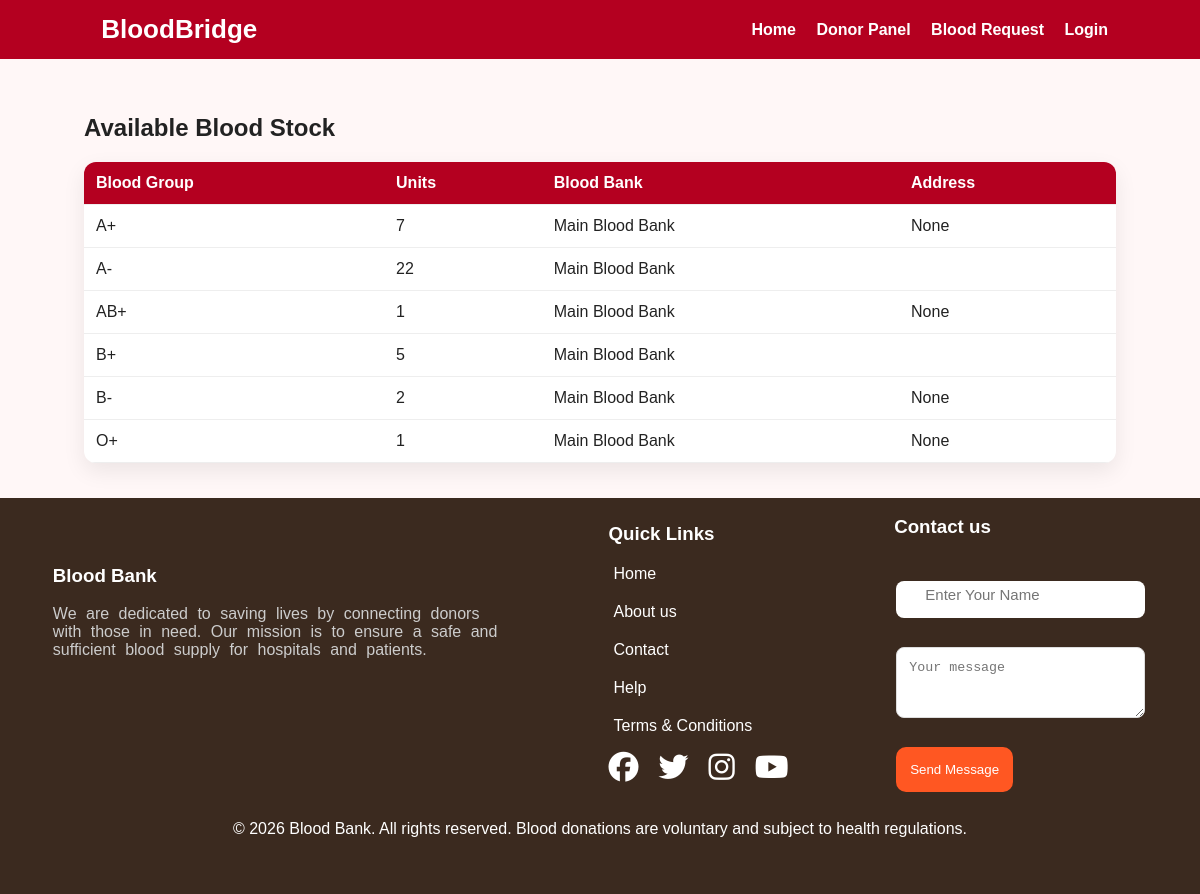
Screenshot of /bloodstock/ with the database file from the repository.
### core/models.py (models this page shows, shortened)
class BloodStock(models.Model):
    bankname = models.CharField(max_length=150, default='Main Blood Bank')
    address = models.TextField(blank=True, null=True)
    bloodgroup = models.CharField(max_length=5, choices=BLOOD_GROUPS, unique=True)
    units = models.PositiveIntegerField(default=0)

### core/views.py (the view)
# urls.py: path('bloodstock/', views.bloodstock, name='bloodstock'),
def bloodstock(request):
    return render(request, 'bloodstock.html', {'stocks': BloodStock.objects.all().order_by('bloodgroup')})

### templates/bloodstock.html
{% extends 'base.html' %}{% block content %}<div class="container"><h2>Available Blood Stock</h2><table><tr><th>Blood Group</th><th>Units</th><th>Blood Bank</th><th>Address</th></tr>{% for s in stocks %}<tr><td>{{ s.bloodgroup }}</td><td>{{ s.units }}</td><td>{{ s.bankname }}</td><td>{{ s.address }}</td></tr>{% empty %}<tr><td colspan="4">No stock available.</td></tr>{% endfor %}</table></div>{% endblock %}

### templates/base.html (shortened to what this page needs)
{% load static %}
<!DOCTYPE html><html>
<head>
<link rel="stylesheet" href="{% static 'css/style.css' %}">
    <link rel="stylesheet" href="https://cdn.jsdelivr.net/npm/bootstrap-icons@1.13.1/font/bootstrap-icons.min.css">
<link rel="stylesheet" href="https://cdnjs.cloudflare.com/ajax/libs/font-awesome/6.5.0/css/all.min.css">
</head>
<body>
<div class="navbar">
<div class="brand">
BloodBridge
</div>
<div class="nav">
{% if request.session.user_id %}
    {% if request.session.role == "admin" %}
              <a href="{% url 'donordashboard' %}">Donor Dashboard</a>
               <a href="{% url 'patientdashboard' %}">Patient Dashboard</a>
             <a class="text-white text-decoration-none px-3" href="{% url 'admindashboard' %}"> Admin Dashboard</a>
            <a  class="text-white text-decoration-none px-3" href="{% url 'bloodstock' %}">Stock</a>
            <a class="text-white text-decoration-none px-3" href="{% url 'logout' %}">Logout</a>
    {% elif request.session.role == "donor" %}
        <a href="{% url 'home' %}">Home</a>
        <a href="{% url 'contact' %}">Contact</a>
        <a href="{% url 'bloodcamp' %}">Blood Connect</a>
        <a href="{% url 'feedback' %}">Feedback</a>
        <a href="{% url 'gallery' %}">Gallery</a>
        <a href="{% url 'donordashboard' %}">Donor Dashboard</a>
        <a href="{% url 'logout' %}">Logout</a>
    {% elif request.session.role == "patient" %}
        <a href="{% url 'home' %}">Home</a>
        <a href="{% url 'contact' %}">Contact</a>
        <a href="{% url 'bloodcamp' %}">Blood Connect</a>
        <a href="{% url 'feedback' %}">Feedback</a>
        <a href="{% url 'gallery' %}">Gallery</a>
        <a href="{% url 'patientdashboard' %}">Patient Dashboard</a>
        <a href="{% url 'logout' %}">Logout</a>
    {% else %}
        <a href="{% url 'logout' %}">Logout</a>
    {% endif %}
{% else %}
    <a class="text-white text-decoration-none px-3" href="{% url 'home' %}">Home</a>
    <a class="text-white text-decoration-none px-3" href="{% url 'donor_login' %}">Donor Panel</a>
    <a class="text-white text-decoration-none px-3" href="{% url 'patient_login' %}">Blood Request</a>
    <a class="text-white text-decoration-none px-3" href="{% url 'admin_login' %}">Login</a>
{% endif %}
</div>
</div>
{% block content %}
{% endblock %}
    <footer class="py-4" style="background-color:#3b2a1f; color:#fff;">
    <div class="footer_header">
        <div class="footer_logo h-25  py-3">
            <div class="web_logo_wrapper footer_logo">
                <h3>Blood Bank</h3>
            </div>
            <p>We are dedicated to saving lives by connecting donors with those in need. Our mission is to ensure a safe and sufficient blood supply for hospitals and patients.</p>
        </div>
        <div class="quick_links">
             <h3 style="margin-top:10px";>Quick Links</h3>
            <ul>
             <li><a href="/">Home</a></li>
                <li><a href="/about">About us</a></li>
                 <li><a href="/contactfooter">Contact</a></li>
                <li><a href="/help">Help</a></li>
                <li><a href="/terms">Terms & Conditions</a></li>
            </ul>
              <div class="social_links">
            <a href="https://www.facebook.com/facebook" target="_blank" style="color:white;">
         <i class="fa-brands fa-facebook"></i>
          </a>
<a href="https://twitter.com/BloodAid" target="_blank" style="color:white;">
  <i class="fa-brands fa-twitter"></i>
</a>
<a href="https://www.instagram.com/" target="_blank" style="color:white; cursor:pointer;">
  <i class="fa-brands fa-instagram"></i>
</a>
<a href="https://www.youtube.com/" target="_blank" style="color:white; cursor:pointer;">
  <i class="fa-brands fa-youtube"></i>
</a>
            </div>
        </div>
      <div class="footer_contact">
            <h3 style="margin-top:18px";>Contact us</h3>
          <form method="POST" action="{% url 'contact_team' %}">
                <div class="input_form">
                    <input type="text" name="name"style="padding-bottom:15px;align-items:center;" placeholder=" Enter Your Name">
                </div>
                <div class="input_form">
                  <textarea name="message" cols="25" rows="3" placeholder="Your message" required></textarea>
                </div>
                <button type="submit">Send Message</button>
            </form>
        </div>
    </div>
    <br>
    <div class="footer_bottom" style="padding-bottom:40px;text-align:center;">© 2026 Blood Bank. All rights reserved. Blood donations are voluntary and subject to health regulations.</p>
</footer>
</body>
</html>

### static/css/style.css (style rules this page uses)
* { box-sizing:border-box }
body { margin:0;font-family:Arial,Helvetica,sans-serif;background:#fff7f7;color:#222 }
.navbar { background:#b40020;color:#fff;padding:14px 7%;display:flex;justify-content:space-between;align-items:center;gap:20px;flex-wrap:wrap }
.brand { font-size:26px;font-weight:800; }
.nav a { color:#fff;text-decoration:none;margin:0 8px;font-weight:600 }
.container { padding:35px 7% }
input,select,textarea { width:100%;padding:12px;margin:9px 0 15px;border:1px solid #ddd;border-radius:8px }
table { width:100%;border-collapse:collapse;background:#fff;border-radius:12px;overflow:hidden;box-shadow:0 8px 22px rgba(0,0,0,.08) }
th,td { padding:12px;border-bottom:1px solid #eee;text-align:left }
th { background:#b40020;color:#fff }
.footer_header { display: flex; align-items: flex-start; justify-content: space-around; }
.footer_logo { width: 450px; text-align: left; margin-top: 15px; }
.footer_logo { margin-left: 0; }
.footer_logo p { margin-top: 15px; word-spacing: 5px; color: #ccc; }
.quick_links { text-align: left; margin-top: 15px; }
.quick_links ul li { margin-top: 20px; list-style: none; }
.quick_links ul li a { color: #fff; text-decoration: none; margin-left: -35px; }
.footer_contact form { padding: 10px 2px; margin-top: 10px; }
.footer_contact form>.input_form { margin-top: 5px; }
.footer_contact form>.input_form input { padding: 5px 25px; border: none; font-size: 15px; }
.footer_contact form button { padding: 15px 14px; margin-top: 10px; border: none; background-color: #FF5722; color: #fff; cursor: pointer; border-radius: 10px; }
.footer_bottom { text-align: center; text-align: center; font-size: 16px; }
.social_links { display: flex; align-items: center; justify-content: space-between; margin-top: 15px; font-size: 30px; gap: 20px; }
.social_links i { cursor: pointer; transition: 1s ease-in-out; }

### rows the page displays
BloodStock: bloodgroup "A+", units "7", bankname "Main Blood Bank", address "None"
BloodStock: bloodgroup "A-", units "22", bankname "Main Blood Bank"
BloodStock: bloodgroup "AB+", units "1", bankname "Main Blood Bank", address "None"
BloodStock: bloodgroup "B+", units "5", bankname "Main Blood Bank"
BloodStock: bloodgroup "B-", units "2", bankname "Main Blood Bank", address "None"
BloodStock: bloodgroup "O+", units "1", bankname "Main Blood Bank", address "None"
